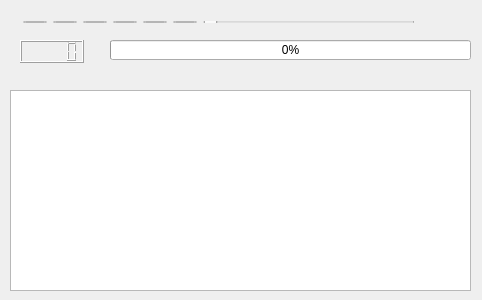
<?xml version="1.0" encoding="UTF-8"?>
<ui version="4.0">
 <class>Widget</class>
 <widget class="QWidget" name="Widget">
  <property name="geometry">
   <rect>
    <x>0</x>
    <y>0</y>
    <width>482</width>
    <height>300</height>
   </rect>
  </property>
  <property name="sizePolicy">
   <sizepolicy hsizetype="Maximum" vsizetype="Maximum">
    <horstretch>0</horstretch>
    <verstretch>0</verstretch>
   </sizepolicy>
  </property>
  <property name="windowTitle">
   <string>Simple Audio Player</string>
  </property>
  <widget class="QTableView" name="playlistView">
   <property name="geometry">
    <rect>
     <x>10</x>
     <y>90</y>
     <width>461</width>
     <height>201</height>
    </rect>
   </property>
  </widget>
  <widget class="QLabel" name="currentTrack">
   <property name="geometry">
    <rect>
     <x>150</x>
     <y>70</y>
     <width>161</width>
     <height>16</height>
    </rect>
   </property>
   <property name="text">
    <string/>
   </property>
  </widget>
  <widget class="QProgressBar" name="progressBar">
   <property name="geometry">
    <rect>
     <x>110</x>
     <y>40</y>
     <width>361</width>
     <height>20</height>
    </rect>
   </property>
   <property name="value">
    <number>0</number>
   </property>
  </widget>
  <widget class="QWidget" name="layoutWidget">
   <property name="geometry">
    <rect>
     <x>12</x>
     <y>10</y>
     <width>414</width>
     <height>24</height>
    </rect>
   </property>
   <layout class="QHBoxLayout" name="horizontalLayout">
    <item>
     <widget class="QToolButton" name="btn_add">
      <property name="icon">
       <iconset>
        <normaloff>:/buttons/plus.png</normaloff>:/buttons/plus.png</iconset>
      </property>
     </widget>
    </item>
    <item>
     <widget class="QToolButton" name="btn_play">
      <property name="text">
       <string>...</string>
      </property>
      <property name="icon">
       <iconset>
        <normaloff>:/buttons/play.png</normaloff>:/buttons/play.png</iconset>
      </property>
     </widget>
    </item>
    <item>
     <widget class="QToolButton" name="btn_pause">
      <property name="text">
       <string>...</string>
      </property>
      <property name="icon">
       <iconset>
        <normaloff>:/buttons/pause.png</normaloff>:/buttons/pause.png</iconset>
      </property>
     </widget>
    </item>
    <item>
     <widget class="QToolButton" name="btn_stop">
      <property name="text">
       <string>...</string>
      </property>
      <property name="icon">
       <iconset>
        <normaloff>:/buttons/stop.png</normaloff>:/buttons/stop.png</iconset>
      </property>
     </widget>
    </item>
    <item>
     <widget class="QToolButton" name="btn_previous">
      <property name="text">
       <string>...</string>
      </property>
      <property name="icon">
       <iconset>
        <normaloff>:/buttons/skip-previous.png</normaloff>:/buttons/skip-previous.png</iconset>
      </property>
     </widget>
    </item>
    <item>
     <widget class="QToolButton" name="btn_next">
      <property name="text">
       <string>...</string>
      </property>
      <property name="icon">
       <iconset>
        <normaloff>:/buttons/skip-next.png</normaloff>:/buttons/skip-next.png</iconset>
      </property>
     </widget>
    </item>
    <item>
     <widget class="QSlider" name="volume">
      <property name="orientation">
       <enum>Qt::Horizontal</enum>
      </property>
     </widget>
    </item>
   </layout>
  </widget>
  <widget class="QLCDNumber" name="lcdNumber">
   <property name="geometry">
    <rect>
     <x>20</x>
     <y>40</y>
     <width>64</width>
     <height>23</height>
    </rect>
   </property>
  </widget>
 </widget>
 <layoutdefault spacing="6" margin="11"/>
 <resources>
  <include location="buttons.qrc"/>
  <include location="buttons.qrc"/>
 </resources>
 <connections/>
</ui>
